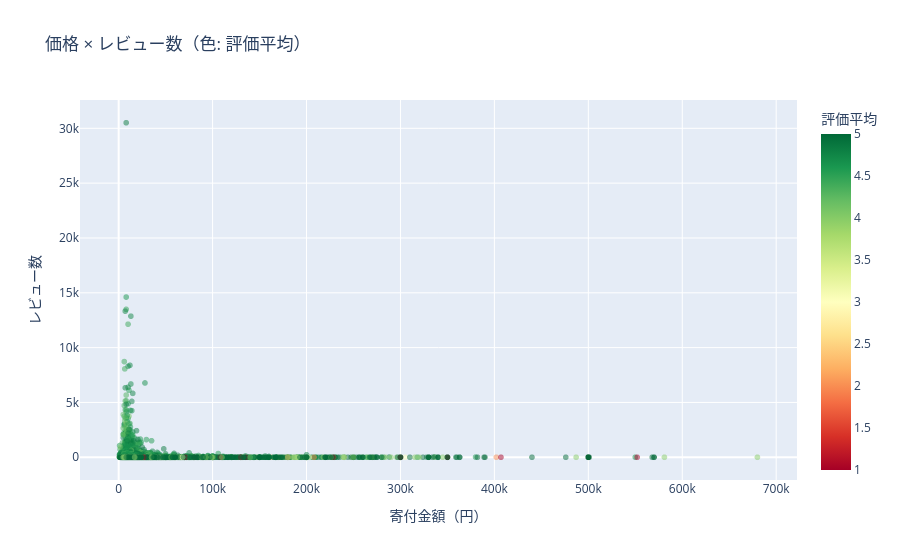

The code cell stored with this chart in its notebook:
### Markdown cell above
## 4. レビュー分布

### Code cell
# レビューあり商品のみ
df_reviewed = df[df['review_count'] > 0]
print(f'レビューあり: {len(df_reviewed):,} 件 ({len(df_reviewed)/len(df)*100:.1f}%)')
print(f'レビューなし: {len(df)-len(df_reviewed):,} 件')

fig = px.scatter(
    df_reviewed[df_reviewed['item_price'] <= price_99],
    x='item_price',
    y='review_count',
    color='review_average',
    color_continuous_scale='RdYlGn',
    title='価格 × レビュー数（色: 評価平均）',
    labels={
        'item_price': '寄付金額（円）',
        'review_count': 'レビュー数',
        'review_average': '評価平均'
    },
    opacity=0.5,
    hover_data=['shop_name']
)
fig.show()

### Figure 1 — Plotly figure (JSON) as saved in the notebook; plotly's stock layout.template omitted (floating-point values rounded to 4 significant figures; data arrays with more than 128 entries replaced by an {"elided": "..."} marker saying what was removed)
{"data": [{"customdata": {"elided": "25133x1 str values"}, "hovertemplate": "寄付金額（円）=%{x}<br>レビュー数=%{y}<br>shop_name=%{customdata[0]}<br>評価平均=%{marker.color}<extra></extra>", "legendgroup": "", "marker": {"color": {"elided": "25133 float values"}, "coloraxis": "coloraxis", "opacity": 0.5, "symbol": "circle"}, "mode": "markers", "name": "", "showlegend": false, "type": "scattergl", "x": {"elided": "25133 int values"}, "xaxis": "x", "y": {"elided": "25133 int values"}, "yaxis": "y"}], "layout": {"coloraxis": {"colorbar": {"title": {"text": "評価平均"}}, "colorscale": [[0, "rgb(165,0,38)"], [0.1, "rgb(215,48,39)"], [0.2, "rgb(244,109,67)"], [0.3, "rgb(253,174,97)"], [0.4, "rgb(254,224,139)"], [0.5, "rgb(255,255,191)"], [0.6, "rgb(217,239,139)"], [0.7, "rgb(166,217,106)"], [0.8, "rgb(102,189,99)"], [0.9, "rgb(26,152,80)"], [1, "rgb(0,104,55)"]]}, "legend": {"tracegroupgap": 0}, "title": {"text": "価格 × レビュー数（色: 評価平均）"}, "xaxis": {"anchor": "y", "domain": [0, 1], "title": {"text": "寄付金額（円）"}}, "yaxis": {"anchor": "x", "domain": [0, 1], "title": {"text": "レビュー数"}}}}
